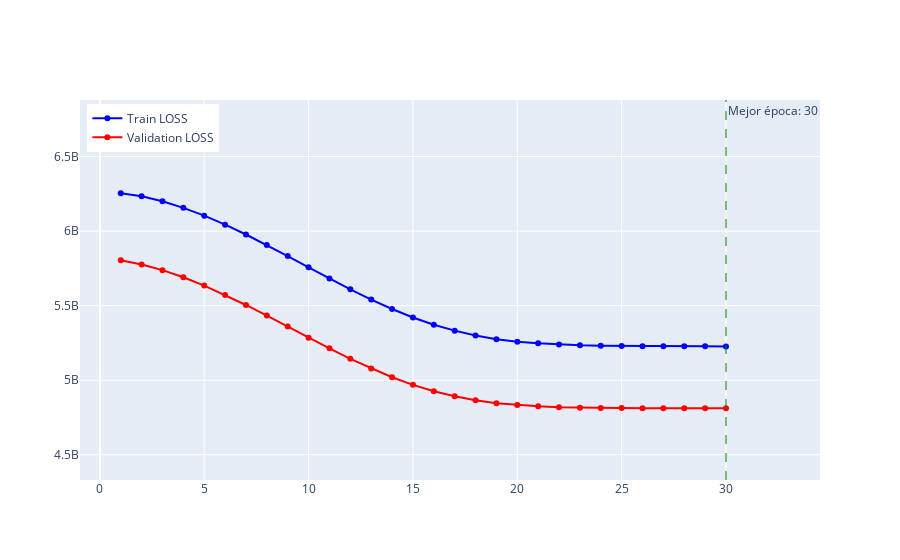

The cell this chart's notebook holds for it:
### Markdown cell above
Grafico de perdidas en el train LOSS

### Code cell
# Extracción de métricas (como ya lo tienes)
loss = history.history.get('loss', [])
val_loss = history.history.get('val_loss', [])
mse = history.history.get('mse', [])
val_mse = history.history.get('val_mse', [])
epochs = list(range(1, len(loss) + 1))

# Función mejorada para graficar (versión más robusta)
def plot_training_metrics(history, metrics=['loss', 'mse']):
    """Visualiza múltiples métricas de entrenamiento"""
    figures = []
    
    for metric_name in metrics:
        # Manejo flexible de nombres de métricas
        possible_names = [metric_name, f'val_{metric_name}', 
                         metric_name.lower(), f'val_{metric_name.lower()}']
        
        # Buscar la métrica en el historial
        actual_name = None
        for name in possible_names:
            if name in history.history:
                actual_name = name.replace('val_', '')
                break
        
        
            
        # Obtener datos
        train_metric = history.history[actual_name]
        val_metric = history.history[f'val_{actual_name}']
        epochs = list(range(1, len(train_metric) + 1))
        
        # Crear figura
        fig = go.Figure()
        
        # Añadir trazas
        fig.add_trace(go.Scatter(
            x=epochs, y=train_metric,
            mode='lines+markers',
            name=f'Train {actual_name.upper()}',
            line=dict(color='blue', width=2)
        ))
        
        fig.add_trace(go.Scatter(
            x=epochs, y=val_metric,
            mode='lines+markers',
            name=f'Validation {actual_name.upper()}',
            line=dict(color='red', width=2)
        ))
        
        # Encontrar y marcar la mejor época
        best_epoch = np.argmin(val_metric) + 1
        best_value = val_metric[best_epoch-1]
        
        fig.add_vline(
            x=best_epoch,
            line=dict(color="green", dash="dash", width=1),
            annotation_text=f'Mejor época: {best_epoch}',
            annotation_position="top right"
        )
        fig.update_layout(
        yaxis=dict(range=[min(min(train_metric), min(val_metric)) * 0.9, 
               max(max(train_metric), max(val_metric)) * 1.1]),
        legend=dict(
        yanchor="top",
        y=0.99,
        xanchor="left",
        x=0.01
    )
)
        
        figures.append(fig)
    
    return figures

# Uso: Visualizar MSE y Loss
figures = plot_training_metrics(history, metrics=['loss'])

# Mostrar figuras
for fig in figures:
    fig.show()

### Figure 1 — Plotly figure (JSON) as saved in the notebook; plotly's stock layout.template omitted (floating-point values rounded to 4 significant figures)
{"data": [{"line": {"color": "blue", "width": 2}, "mode": "lines+markers", "name": "Train LOSS", "type": "scatter", "x": [1, 2, 3, 4, 5, 6, 7, 8, 9, 10, 11, 12, 13, 14, 15, 16, 17, 18, 19, 20, 21, 22, 23, 24, 25, 26, 27, 28, 29, 30], "y": [6253822976, 6233273856, 6199769600, 6156008448, 6103468032, 6043153408, 5977084928, 5906691072, 5832402432, 5756810752, 5682550272, 5609651200, 5541006336, 5477423616, 5420765184, 5372330496, 5332550144, 5300111360, 5275181568, 5258296320, 5247351808, 5239438848, 5234361344, 5231317504, 5229501952, 5228416512, 5227736064, 5227323392, 5227100160, 5226959360]}, {"line": {"color": "red", "width": 2}, "mode": "lines+markers", "name": "Validation LOSS", "type": "scatter", "x": [1, 2, 3, 4, 5, 6, 7, 8, 9, 10, 11, 12, 13, 14, 15, 16, 17, 18, 19, 20, 21, 22, 23, 24, 25, 26, 27, 28, 29, 30], "y": [5803902464, 5776470528, 5738109952, 5690352128, 5634845184, 5572010496, 5504621056, 5433366528, 5359461376, 5285224448, 5213700608, 5143400448, 5079216128, 5020048384, 4968999936, 4926605312, 4892440064, 4865163264, 4845468160, 4833150464, 4825100288, 4819242496, 4816044544, 4814125568, 4813134848, 4812582912, 4812274176, 4812149760, 4812105216, 4812096000]}], "layout": {"annotations": [{"showarrow": false, "text": "Mejor época: 30", "x": 30, "xanchor": "left", "xref": "x", "y": 1, "yanchor": "top", "yref": "y domain"}], "legend": {"x": 0.01, "xanchor": "left", "y": 0.99, "yanchor": "top"}, "shapes": [{"line": {"color": "green", "dash": "dash", "width": 1}, "type": "line", "x0": 30, "x1": 30, "xref": "x", "y0": 0, "y1": 1, "yref": "y domain"}], "yaxis": {"range": [4330886400, 6879000000.0]}}}
